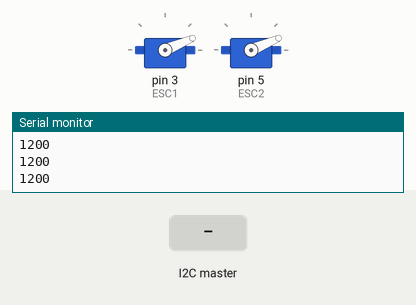
This sketch was run on a simulated Arduino Uno, built with avr-gcc and run on an emulated ATmega328P. Shown: 2 × servo, the last lines printed to the serial monitor. The test bench sets the inputs (shaded band).

Above: at 6.2 s.
6.3 s: the I2C master sends the byte 90
At 7.5 s:
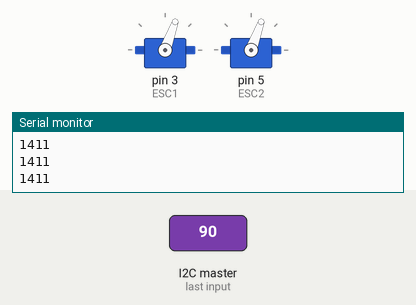
7.8 s: the I2C master sends the byte 200
At 9.0 s:
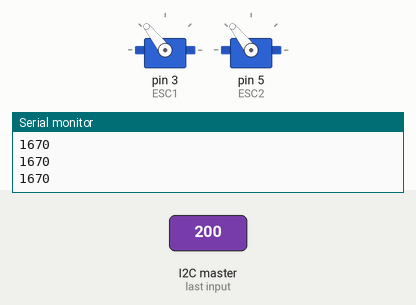
9.3 s: the I2C master sends the byte 1
At 10.4 s:
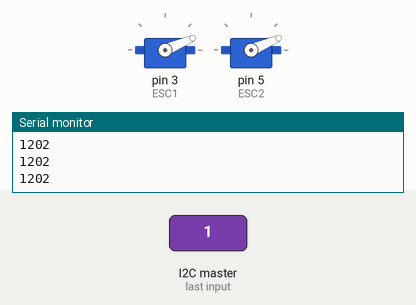
Timing chart, 0 to 12.3 s (numbered marks = the images above; inputs shaded):
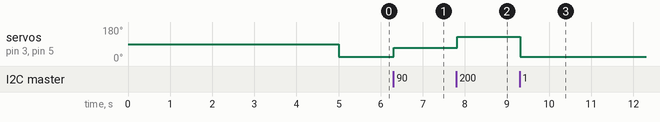

Measured:
- after the input at 6.3 s, servo on pin 3 (ESC1), servo on pin 5 (ESC2): 23° → 70° at once
- after the input at 7.8 s, servo on pin 3 (ESC1), servo on pin 5 (ESC2): 70° → 128° at once
- after the input at 9.3 s, servo on pin 3 (ESC1), servo on pin 5 (ESC2): 128° → 23° at once

The sketch:

Verti_Thrust.ino
```cpp
#include <Servo.h>
#include <Wire.h>

//Global
int pwm_1;
int usec;

Servo ESC1;
Servo ESC2;

void setup() {

  Wire.begin(0x01);
  Wire.onReceive(receiveEvent);

  Serial.begin(9600);

  ESC1.attach(3,1100,1900);
  ESC2.attach(5,1100,1900);
  delay(5000);

}

void loop() {

  usec = map(pwm_1,0,255,1200,1800);

  Serial.println(usec);

  ESC1.writeMicroseconds(usec);
  ESC2.writeMicroseconds(usec);

  delay(100);

}

void receiveEvent(int howMany){
  int x = Wire.read();
  pwm_1 = x;
}
```
